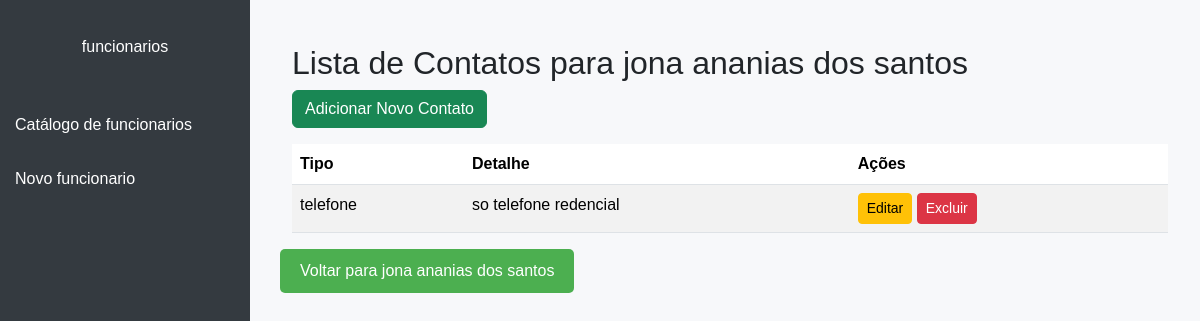
Screenshot of /contato/list/8/ with the database file from the repository.
### cadfor/models.py (models this page shows)
class Fornecedor(models.Model):
    id_fornecedor = models.AutoField(primary_key=True)
    nome = models.CharField(max_length=255)
    cnpj = models.CharField(max_length=14, unique=True)
    endereco = models.CharField(max_length=255)
    telefone = models.CharField(max_length=15)
    email = models.EmailField(unique=True)

class Contato(models.Model):
    TIPO_CHOICES = [
        ('email', 'Email'),
        ('telefone', 'Telefone'),
    ]
    id_contato = models.AutoField(primary_key=True)
    tipo = models.CharField(max_length=10, choices=TIPO_CHOICES)
    detalhe = models.CharField(max_length=255)
    fornecedor = models.ForeignKey(Fornecedor, on_delete=models.CASCADE, related_name='contatos')

### cadfor/views.py (the view)
# urls.py: path('contato/list/<int:pk>/', ContatoListView.as_view(), name='contato_list'),
class ContatoListView(ListView):
    model = Contato
    template_name = 'cadfor/contato_list.html'
    def get_context_data(self, **kwargs):
        context = super().get_context_data(**kwargs)
        fornecedor_id = self.kwargs.get('pk')
        context['fornecedor'] = Fornecedor.objects.get(id_fornecedor=fornecedor_id)
        context['contatos'] = Contato.objects.filter(fornecedor=context['fornecedor'])
        context['fornecedor_id'] = fornecedor_id  # Passa o fornecedor_id para o template
        return context

### cadfor/templates/cadfor/contato_list.html (shortened to what this page needs)
<!DOCTYPE html>
<html lang="pt-BR">
<head>
    <link
        href="https://cdn.jsdelivr.net/npm/bootstrap@5.3.3/dist/css/bootstrap.min.css"
        rel="stylesheet"
    />
</head>
<body>
    <div class="sidebar">
        <a class="navbar-brand text-center mb-4" href="#">funcionarios</a>
        <a href="{% url 'fornecedor_list' %}">Catálogo de funcionarios</a>
        <a href="{% url 'fornecedor_create' %}">Novo funcionario</a>
    </div>
    <div class="content">
        {% block content %}
        <div class="container mt-4">
            <h2>Lista de Contatos para {{ fornecedor.nome }}</h2>
            <a href="{% url 'contato_create' %}" class="btn btn-success mb-3">Adicionar Novo Contato</a>
            {% if contatos %}
                <table class="table table-striped">
                    <thead>
                        <tr>
                            <th>Tipo</th>
                            <th>Detalhe</th>
                            <th>Ações</th>
                        </tr>
                    </thead>
                    <tbody>
                        {% for contato in contatos %}
                        <tr>
                            <td>{{ contato.tipo }}</td>
                            <td>{{ contato.detalhe }}</td>
                            <td>
                                <a href="{% url 'contato_update' contato.pk %}" class="btn btn-warning btn-sm">Editar</a>
                                <a href="{% url 'contato_delete' contato.pk %}" class="btn btn-danger btn-sm"
                                   onclick="return confirm('Tem certeza que deseja excluir este contato?');">Excluir</a>
                            </td>
                        </tr>
                        {% endfor %}
                    </tbody>
                </table>
            {% else %}
                <p>Nenhum contato cadastrado para este funcionario.</p>
            {% endif %}
        </div>
        <a href="{% url 'fornecedor_detail' pk=fornecedor_id %}">
            <button class="btn-voltar">Voltar para {{ fornecedor.nome }}</button>
        </a>
        {% endblock %}
    </div>
</body>
</html>

### rows the page displays
Fornecedor: nome "jona ananias dos santos"
Contato: tipo "telefone", detalhe "so telefone redencial"
